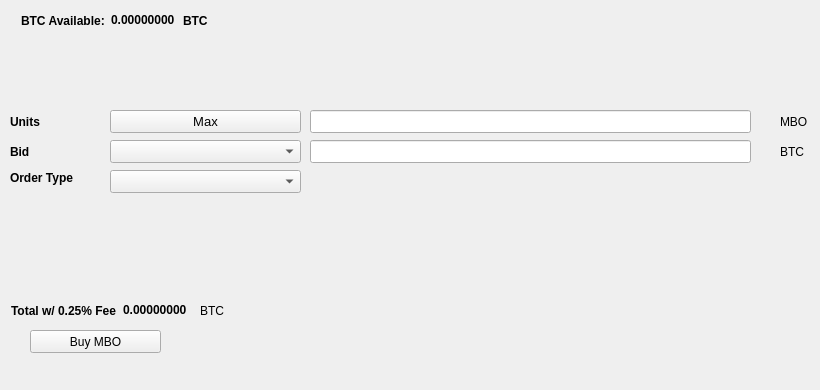
   <widget class="QWidget" name="BuyTab">
    <attribute name="title">
     <string>Buy</string>
    </attribute>
    <widget class="QPushButton" name="BuyMBO">
     <property name="geometry">
      <rect>
       <x>30</x>
       <y>330</y>
       <width>131</width>
       <height>23</height>
      </rect>
     </property>
     <property name="text">
      <string>Buy MBO</string>
     </property>
     <property name="icon">
      <iconset resource="../mobio.qrc">
       <normaloff>:/icons/bitcoin</normaloff>:/icons/bitcoin</iconset>
     </property>
    </widget>
    <widget class="QLabel" name="label_3">
     <property name="geometry">
      <rect>
       <x>10</x>
       <y>110</y>
       <width>46</width>
       <height>23</height>
      </rect>
     </property>
     <property name="font">
      <font>
       <weight>75</weight>
       <bold>true</bold>
      </font>
     </property>
     <property name="text">
      <string>Units</string>
     </property>
    </widget>
    <widget class="QLineEdit" name="UnitsInput">
     <property name="geometry">
      <rect>
       <x>310</x>
       <y>110</y>
       <width>441</width>
       <height>23</height>
      </rect>
     </property>
     <property name="font">
      <font>
       <pointsize>9</pointsize>
       <weight>75</weight>
       <bold>true</bold>
      </font>
     </property>
    </widget>
    <widget class="QLineEdit" name="BuyBidPriceEdit">
     <property name="geometry">
      <rect>
       <x>310</x>
       <y>140</y>
       <width>441</width>
       <height>23</height>
      </rect>
     </property>
     <property name="font">
      <font>
       <pointsize>9</pointsize>
       <weight>75</weight>
       <bold>true</bold>
      </font>
     </property>
    </widget>
    <widget class="QLabel" name="label_4">
     <property name="geometry">
      <rect>
       <x>780</x>
       <y>110</y>
       <width>31</width>
       <height>23</height>
      </rect>
     </property>
     <property name="text">
      <string>MBO</string>
     </property>
    </widget>
    <widget class="QLabel" name="label_5">
     <property name="geometry">
      <rect>
       <x>780</x>
       <y>140</y>
       <width>31</width>
       <height>23</height>
      </rect>
     </property>
     <property name="text">
      <string>BTC</string>
     </property>
    </widget>
    <widget class="QLabel" name="label_6">
     <property name="geometry">
      <rect>
       <x>10</x>
       <y>140</y>
       <width>46</width>
       <height>23</height>
      </rect>
     </property>
     <property name="font">
      <font>
       <weight>75</weight>
       <bold>true</bold>
      </font>
     </property>
     <property name="text">
      <string>Bid</string>
     </property>
    </widget>
    <widget class="QLabel" name="label_7">
     <property name="geometry">
      <rect>
       <x>10</x>
       <y>170</y>
       <width>91</width>
       <height>16</height>
      </rect>
     </property>
     <property name="font">
      <font>
       <weight>75</weight>
       <bold>true</bold>
      </font>
     </property>
     <property name="text">
      <string>Order Type</string>
     </property>
    </widget>
    <widget class="QPushButton" name="Buy_Max_Amount">
     <property name="geometry">
      <rect>
       <x>110</x>
       <y>110</y>
       <width>191</width>
       <height>23</height>
      </rect>
     </property>
     <property name="font">
      <font>
       <pointsize>10</pointsize>
      </font>
     </property>
     <property name="text">
      <string>Max</string>
     </property>
    </widget>
    <widget class="QComboBox" name="BuyBidcomboBox">
     <property name="geometry">
      <rect>
       <x>110</x>
       <y>140</y>
       <width>191</width>
       <height>23</height>
      </rect>
     </property>
     <property name="font">
      <font>
       <pointsize>10</pointsize>
      </font>
     </property>
    </widget>
    <widget class="QComboBox" name="buyOrdertypeCombo">
     <property name="geometry">
      <rect>
       <x>110</x>
       <y>170</y>
       <width>191</width>
       <height>23</height>
      </rect>
     </property>
     <property name="font">
      <font>
       <pointsize>10</pointsize>
      </font>
     </property>
    </widget>
    <widget class="QWidget" name="layoutWidget1">
     <property name="geometry">
      <rect>
       <x>21</x>
       <y>11</y>
       <width>227</width>
       <height>19</height>
      </rect>
     </property>
     <layout class="QHBoxLayout" name="horizontalLayout_3">
      <item>
       <widget class="QLabel" name="label232">
        <property name="font">
         <font>
          <weight>75</weight>
          <bold>true</bold>
         </font>
        </property>
        <property name="text">
         <string>BTC Available:</string>
        </property>
       </widget>
      </item>
      <item>
       <widget class="QLabel" name="BtcAvailableLbl">
        <property name="palette">
         <palette>
          <active>
           <colorrole role="WindowText">
            <brush brushstyle="SolidPattern">
             <color alpha="255">
              <red>0</red>
              <green>0</green>
              <blue>0</blue>
             </color>
            </brush>
           </colorrole>
           <colorrole role="Button">
            <brush brushstyle="SolidPattern">
             <color alpha="255">
              <red>0</red>
              <green>170</green>
              <blue>0</blue>
             </color>
            </brush>
           </colorrole>
           <colorrole role="Light">
            <brush brushstyle="SolidPattern">
             <color alpha="255">
              <red>0</red>
              <green>255</green>
              <blue>0</blue>
             </color>
            </brush>
           </colorrole>
           <colorrole role="Midlight">
            <brush brushstyle="SolidPattern">
             <color alpha="255">
              <red>0</red>
              <green>212</green>
              <blue>0</blue>
             </color>
            </brush>
           </colorrole>
           <colorrole role="Dark">
            <brush brushstyle="SolidPattern">
             <color alpha="255">
              <red>0</red>
              <green>85</green>
              <blue>0</blue>
             </color>
            </brush>
           </colorrole>
           <colorrole role="Mid">
            <brush brushstyle="SolidPattern">
             <color alpha="255">
              <red>0</red>
              <green>113</green>
              <blue>0</blue>
             </color>
            </brush>
           </colorrole>
           <colorrole role="Text">
            <brush brushstyle="SolidPattern">
             <color alpha="255">
              <red>0</red>
              <green>170</green>
              <blue>0</blue>
             </color>
            </brush>
           </colorrole>
           <colorrole role="BrightText">
            <brush brushstyle="SolidPattern">
             <color alpha="255">
              <red>255</red>
              <green>255</green>
              <blue>255</blue>
             </color>
            </brush>
           </colorrole>
           <colorrole role="ButtonText">
            <brush brushstyle="SolidPattern">
             <color alpha="255">
              <red>0</red>
              <green>0</green>
              <blue>0</blue>
             </color>
            </brush>
           </colorrole>
           <colorrole role="Base">
            <brush brushstyle="SolidPattern">
             <color alpha="255">
              <red>255</red>
              <green>255</green>
              <blue>255</blue>
             </color>
            </brush>
           </colorrole>
           <colorrole role="Window">
            <brush brushstyle="SolidPattern">
             <color alpha="255">
              <red>0</red>
              <green>170</green>
              <blue>0</blue>
             </color>
            </brush>
           </colorrole>
           <colorrole role="Shadow">
            <brush brushstyle="SolidPattern">
             <color alpha="255">
              <red>0</red>
              <green>0</green>
              <blue>0</blue>
             </color>
            </brush>
           </colorrole>
           <colorrole role="AlternateBase">
            <brush brushstyle="SolidPattern">
             <color alpha="255">
              <red>127</red>
              <green>212</green>
              <blue>127</blue>
             </color>
            </brush>
           </colorrole>
           <colorrole role="ToolTipBase">
            <brush brushstyle="SolidPattern">
             <color alpha="255">
              <red>255</red>
              <green>255</green>
              <blue>220</blue>
             </color>
            </brush>
           </colorrole>
           <colorrole role="ToolTipText">
            <brush brushstyle="SolidPattern">
             <color alpha="255">
              <red>0</red>
              <green>0</green>
              <blue>0</blue>
             </color>
            </brush>
           </colorrole>
          </active>
          <inactive>
           <colorrole role="WindowText">
            <brush brushstyle="SolidPattern">
             <color alpha="255">
              <red>0</red>
              <green>0</green>
              <blue>0</blue>
             </color>
            </brush>
           </colorrole>
           <colorrole role="Button">
            <brush brushstyle="SolidPattern">
             <color alpha="255">
              <red>0</red>
              <green>170</green>
              <blue>0</blue>
             </color>
            </brush>
           </colorrole>
           <colorrole role="Light">
            <brush brushstyle="SolidPattern">
             <color alpha="255">
              <red>0</red>
              <green>255</green>
              <blue>0</blue>
             </color>
            </brush>
           </colorrole>
           <colorrole role="Midlight">
            <brush brushstyle="SolidPattern">
             <color alpha="255">
              <red>0</red>
              <green>212</green>
              <blue>0</blue>
             </color>
            </brush>
           </colorrole>
           <colorrole role="Dark">
            <brush brushstyle="SolidPattern">
             <color alpha="255">
              <red>0</red>
              <green>85</green>
              <blue>0</blue>
             </color>
            </brush>
           </colorrole>
           <colorrole role="Mid">
            <brush brushstyle="SolidPattern">
             <color alpha="255">
              <red>0</red>
              <green>113</green>
              <blue>0</blue>
             </color>
            </brush>
           </colorrole>
           <colorrole role="Text">
            <brush brushstyle="SolidPattern">
             <color alpha="255">
              <red>0</red>
              <green>170</green>
              <blue>0</blue>
             </color>
            </brush>
           </colorrole>
           <colorrole role="BrightText">
            <brush brushstyle="SolidPattern">
             <color alpha="255">
              <red>255</red>
              <green>255</green>
              <blue>255</blue>
             </color>
            </brush>
           </colorrole>
           <colorrole role="ButtonText">
            <brush brushstyle="SolidPattern">
             <color alpha="255">
              <red>0</red>
              <green>0</green>
              <blue>0</blue>
             </color>
            </brush>
           </colorrole>
           <colorrole role="Base">
            <brush brushstyle="SolidPattern">
             <color alpha="255">
              <red>255</red>
              <green>255</green>
              <blue>255</blue>
             </color>
            </brush>
           </colorrole>
           <colorrole role="Window">
            <brush brushstyle="SolidPattern">
             <color alpha="255">
              <red>0</red>
              <green>170</green>
              <blue>0</blue>
             </color>
            </brush>
           </colorrole>
           <colorrole role="Shadow">
            <brush brushstyle="SolidPattern">
             <color alpha="255">
              <red>0</red>
              <green>0</green>
              <blue>0</blue>
             </color>
            </brush>
           </colorrole>
           <colorrole role="AlternateBase">
            <brush brushstyle="SolidPattern">
             <color alpha="255">
              <red>127</red>
              <green>212</green>
              <blue>127</blue>
             </color>
            </brush>
           </colorrole>
           <colorrole role="ToolTipBase">
            <brush brushstyle="SolidPattern">
             <color alpha="255">
              <red>255</red>
              <green>255</green>
              <blue>220</blue>
             </color>
            </brush>
           </colorrole>
           <colorrole role="ToolTipText">
            <brush brushstyle="SolidPattern">
             <color alpha="255">
              <red>0</red>
              <green>0</green>
              <blue>0</blue>
             </color>
            </brush>
           </colorrole>
          </inactive>
          <disabled>
           <colorrole role="WindowText">
            <brush brushstyle="SolidPattern">
             <color alpha="255">
              <red>0</red>
              <green>85</green>
              <blue>0</blue>
             </color>
            </brush>
           </colorrole>
           <colorrole role="Button">
            <brush brushstyle="SolidPattern">
             <color alpha="255">
              <red>0</red>
              <green>170</green>
              <blue>0</blue>
             </color>
            </brush>
           </colorrole>
           <colorrole role="Light">
            <brush brushstyle="SolidPattern">
             <color alpha="255">
              <red>0</red>
              <green>255</green>
              <blue>0</blue>
             </color>
            </brush>
           </colorrole>
           <colorrole role="Midlight">
            <brush brushstyle="SolidPattern">
             <color alpha="255">
              <red>0</red>
              <green>212</green>
              <blue>0</blue>
             </color>
            </brush>
           </colorrole>
           <colorrole role="Dark">
            <brush brushstyle="SolidPattern">
             <color alpha="255">
              <red>0</red>
              <green>85</green>
              <blue>0</blue>
             </color>
            </brush>
           </colorrole>
           <colorrole role="Mid">
            <brush brushstyle="SolidPattern">
             <color alpha="255">
              <red>0</red>
              <green>113</green>
              <blue>0</blue>
             </color>
            </brush>
           </colorrole>
           <colorrole role="Text">
            <brush brushstyle="SolidPattern">
             <color alpha="255">
              <red>0</red>
              <green>85</green>
              <blue>0</blue>
             </color>
            </brush>
           </colorrole>
           <colorrole role="BrightText">
            <brush brushstyle="SolidPattern">
             <color alpha="255">
              <red>255</red>
              <green>255</green>
              <blue>255</blue>
             </color>
            </brush>
           </colorrole>
           <colorrole role="ButtonText">
            <brush brushstyle="SolidPattern">
             <color alpha="255">
              <red>0</red>
              <green>85</green>
              <blue>0</blue>
             </color>
            </brush>
           </colorrole>
           <colorrole role="Base">
            <brush brushstyle="SolidPattern">
             <color alpha="255">
              <red>0</red>
              <green>170</green>
              <blue>0</blue>
             </color>
            </brush>
           </colorrole>
           <colorrole role="Window">
            <brush brushstyle="SolidPattern">
             <color alpha="255">
              <red>0</red>
              <green>170</green>
              <blue>0</blue>
             </color>
            </brush>
           </colorrole>
           <colorrole role="Shadow">
            <brush brushstyle="SolidPattern">
             <color alpha="255">
              <red>0</red>
              <green>0</green>
              <blue>0</blue>
             </color>
            </brush>
           </colorrole>
           <colorrole role="AlternateBase">
            <brush brushstyle="SolidPattern">
             <color alpha="255">
              <red>0</red>
              <green>170</green>
              <blue>0</blue>
             </color>
            </brush>
           </colorrole>
           <colorrole role="ToolTipBase">
            <brush brushstyle="SolidPattern">
             <color alpha="255">
              <red>255</red>
              <green>255</green>
              <blue>220</blue>
             </color>
            </brush>
           </colorrole>
           <colorrole role="ToolTipText">
            <brush brushstyle="SolidPattern">
             <color alpha="255">
              <red>0</red>
              <green>0</green>
              <blue>0</blue>
             </color>
            </brush>
           </colorrole>
          </disabled>
         </palette>
        </property>
        <property name="font">
         <font>
          <weight>75</weight>
          <bold>true</bold>
         </font>
        </property>
        <property name="text">
         <string>0.00000000</string>
        </property>
        <property name="textInteractionFlags">
         <set>Qt::LinksAccessibleByMouse|Qt::TextSelectableByKeyboard|Qt::TextSelectableByMouse</set>
        </property>
       </widget>
      </item>
      <item>
       <widget class="QLabel" name="BtcAvailableLbl_2">
        <property name="font">
         <font>
          <weight>75</weight>
          <bold>true</bold>
         </font>
        </property>
        <property name="text">
         <string>BTC</string>
        </property>
       </widget>
      </item>
     </layout>
    </widget>
    <widget class="QWidget" name="layoutWidge2">
     <property name="geometry">
      <rect>
       <x>11</x>
       <y>301</y>
       <width>259</width>
       <height>19</height>
      </rect>
     </property>
     <layout class="QHBoxLayout" name="horizontalLayout_4">
      <item>
       <widget class="QLabel" name="label_9">
        <property name="font">
         <font>
          <weight>75</weight>
          <bold>true</bold>
         </font>
        </property>
        <property name="text">
         <string>Total w/ 0.25% Fee</string>
        </property>
       </widget>
      </item>
      <item>
       <widget class="QLabel" name="BuyCostLabel">
        <property name="palette">
         <palette>
          <active>
           <colorrole role="WindowText">
            <brush brushstyle="SolidPattern">
             <color alpha="255">
              <red>0</red>
              <green>0</green>
              <blue>0</blue>
             </color>
            </brush>
           </colorrole>
           <colorrole role="Button">
            <brush brushstyle="SolidPattern">
             <color alpha="255">
              <red>0</red>
              <green>170</green>
              <blue>0</blue>
             </color>
            </brush>
           </colorrole>
           <colorrole role="Light">
            <brush brushstyle="SolidPattern">
             <color alpha="255">
              <red>0</red>
              <green>255</green>
              <blue>0</blue>
             </color>
            </brush>
           </colorrole>
           <colorrole role="Midlight">
            <brush brushstyle="SolidPattern">
             <color alpha="255">
              <red>0</red>
              <green>212</green>
              <blue>0</blue>
             </color>
            </brush>
           </colorrole>
           <colorrole role="Dark">
            <brush brushstyle="SolidPattern">
             <color alpha="255">
              <red>0</red>
              <green>85</green>
              <blue>0</blue>
             </color>
            </brush>
           </colorrole>
           <colorrole role="Mid">
            <brush brushstyle="SolidPattern">
             <color alpha="255">
              <red>0</red>
              <green>113</green>
              <blue>0</blue>
             </color>
            </brush>
           </colorrole>
           <colorrole role="Text">
            <brush brushstyle="SolidPattern">
             <color alpha="255">
              <red>0</red>
              <green>170</green>
              <blue>0</blue>
             </color>
            </brush>
           </colorrole>
           <colorrole role="BrightText">
            <brush brushstyle="SolidPattern">
             <color alpha="255">
              <red>255</red>
              <green>255</green>
              <blue>255</blue>
             </color>
            </brush>
           </colorrole>
           <colorrole role="ButtonText">
            <brush brushstyle="SolidPattern">
             <color alpha="255">
              <red>0</red>
              <green>0</green>
              <blue>0</blue>
             </color>
            </brush>
           </colorrole>
           <colorrole role="Base">
            <brush brushstyle="SolidPattern">
             <color alpha="255">
              <red>255</red>
              <green>255</green>
              <blue>255</blue>
             </color>
            </brush>
           </colorrole>
           <colorrole role="Window">
            <brush brushstyle="SolidPattern">
             <color alpha="255">
              <red>0</red>
              <green>170</green>
              <blue>0</blue>
             </color>
            </brush>
           </colorrole>
           <colorrole role="Shadow">
            <brush brushstyle="SolidPattern">
             <color alpha="255">
              <red>0</red>
              <green>0</green>
              <blue>0</blue>
             </color>
            </brush>
           </colorrole>
           <colorrole role="AlternateBase">
            <brush brushstyle="SolidPattern">
             <color alpha="255">
              <red>127</red>
              <green>212</green>
              <blue>127</blue>
             </color>
            </brush>
           </colorrole>
           <colorrole role="ToolTipBase">
            <brush brushstyle="SolidPattern">
             <color alpha="255">
              <red>255</red>
              <green>255</green>
              <blue>220</blue>
             </color>
            </brush>
           </colorrole>
           <colorrole role="ToolTipText">
            <brush brushstyle="SolidPattern">
             <color alpha="255">
              <red>0</red>
              <green>0</green>
              <blue>0</blue>
             </color>
            </brush>
           </colorrole>
          </active>
          <inactive>
           <colorrole role="WindowText">
            <brush brushstyle="SolidPattern">
             <color alpha="255">
              <red>0</red>
              <green>0</green>
              <blue>0</blue>
             </color>
            </brush>
           </colorrole>
           <colorrole role="Button">
            <brush brushstyle="SolidPattern">
             <color alpha="255">
              <red>0</red>
              <green>170</green>
              <blue>0</blue>
             </color>
            </brush>
           </colorrole>
           <colorrole role="Light">
            <brush brushstyle="SolidPattern">
             <color alpha="255">
              <red>0</red>
              <green>255</green>
              <blue>0</blue>
             </color>
            </brush>
           </colorrole>
           <colorrole role="Midlight">
            <brush brushstyle="SolidPattern">
             <color alpha="255">
              <red>0</red>
              <green>212</green>
              <blue>0</blue>
             </color>
            </brush>
           </colorrole>
           <colorrole role="Dark">
            <brush brushstyle="SolidPattern">
             <color alpha="255">
              <red>0</red>
              <green>85</green>
              <blue>0</blue>
             </color>
            </brush>
           </colorrole>
           <colorrole role="Mid">
            <brush brushstyle="SolidPattern">
             <color alpha="255">
              <red>0</red>
              <green>113</green>
              <blue>0</blue>
             </color>
            </brush>
           </colorrole>
           <colorrole role="Text">
            <brush brushstyle="SolidPattern">
             <color alpha="255">
              <red>0</red>
              <green>170</green>
              <blue>0</blue>
             </color>
            </brush>
           </colorrole>
           <colorrole role="BrightText">
            <brush brushstyle="SolidPattern">
             <color alpha="255">
              <red>255</red>
              <green>255</green>
              <blue>255</blue>
             </color>
            </brush>
           </colorrole>
           <colorrole role="ButtonText">
            <brush brushstyle="SolidPattern">
             <color alpha="255">
              <red>0</red>
              <green>0</green>
              <blue>0</blue>
             </color>
            </brush>
           </colorrole>
           <colorrole role="Base">
            <brush brushstyle="SolidPattern">
             <color alpha="255">
              <red>255</red>
              <green>255</green>
              <blue>255</blue>
             </color>
            </brush>
           </colorrole>
           <colorrole role="Window">
            <brush brushstyle="SolidPattern">
             <color alpha="255">
              <red>0</red>
              <green>170</green>
              <blue>0</blue>
             </color>
            </brush>
           </colorrole>
           <colorrole role="Shadow">
            <brush brushstyle="SolidPattern">
             <color alpha="255">
              <red>0</red>
              <green>0</green>
              <blue>0</blue>
             </color>
            </brush>
           </colorrole>
           <colorrole role="AlternateBase">
            <brush brushstyle="SolidPattern">
             <color alpha="255">
              <red>127</red>
              <green>212</green>
              <blue>127</blue>
             </color>
            </brush>
           </colorrole>
           <colorrole role="ToolTipBase">
            <brush brushstyle="SolidPattern">
             <color alpha="255">
              <red>255</red>
              <green>255</green>
              <blue>220</blue>
             </color>
            </brush>
           </colorrole>
           <colorrole role="ToolTipText">
            <brush brushstyle="SolidPattern">
             <color alpha="255">
              <red>0</red>
              <green>0</green>
              <blue>0</blue>
             </color>
            </brush>
           </colorrole>
          </inactive>
          <disabled>
           <colorrole role="WindowText">
            <brush brushstyle="SolidPattern">
             <color alpha="255">
              <red>0</red>
              <green>85</green>
              <blue>0</blue>
             </color>
            </brush>
           </colorrole>
           <colorrole role="Button">
            <brush brushstyle="SolidPattern">
             <color alpha="255">
              <red>0</red>
              <green>170</green>
              <blue>0</blue>
             </color>
            </brush>
           </colorrole>
           <colorrole role="Light">
            <brush brushstyle="SolidPattern">
             <color alpha="255">
              <red>0</red>
              <green>255</green>
              <blue>0</blue>
             </color>
            </brush>
           </colorrole>
           <colorrole role="Midlight">
            <brush brushstyle="SolidPattern">
             <color alpha="255">
              <red>0</red>
              <green>212</green>
              <blue>0</blue>
             </color>
            </brush>
           </colorrole>
           <colorrole role="Dark">
            <brush brushstyle="SolidPattern">
             <color alpha="255">
              <red>0</red>
              <green>85</green>
              <blue>0</blue>
             </color>
            </brush>
           </colorrole>
           <colorrole role="Mid">
            <brush brushstyle="SolidPattern">
             <color alpha="255">
              <red>0</red>
              <green>113</green>
              <blue>0</blue>
             </color>
            </brush>
           </colorrole>
           <colorrole role="Text">
            <brush brushstyle="SolidPattern">
             <color alpha="255">
              <red>0</red>
              <green>85</green>
              <blue>0</blue>
             </color>
            </brush>
           </colorrole>
           <colorrole role="BrightText">
            <brush brushstyle="SolidPattern">
             <color alpha="255">
              <red>255</red>
              <green>255</green>
              <blue>255</blue>
             </color>
            </brush>
           </colorrole>
           <colorrole role="ButtonText">
            <brush brushstyle="SolidPattern">
             <color alpha="255">
              <red>0</red>
              <green>85</green>
              <blue>0</blue>
             </color>
            </brush>
           </colorrole>
           <colorrole role="Base">
            <brush brushstyle="SolidPattern">
             <color alpha="255">
              <red>0</red>
              <green>170</green>
              <blue>0</blue>
             </color>
            </brush>
           </colorrole>
           <colorrole role="Window">
            <brush brushstyle="SolidPattern">
             <color alpha="255">
              <red>0</red>
              <green>170</green>
              <blue>0</blue>
             </color>
            </brush>
           </colorrole>
           <colorrole role="Shadow">
            <brush brushstyle="SolidPattern">
             <color alpha="255">
              <red>0</red>
              <green>0</green>
              <blue>0</blue>
             </color>
            </brush>
           </colorrole>
           <colorrole role="AlternateBase">
            <brush brushstyle="SolidPattern">
             <color alpha="255">
              <red>0</red>
              <green>170</green>
              <blue>0</blue>
             </color>
            </brush>
           </colorrole>
           <colorrole role="ToolTipBase">
            <brush brushstyle="SolidPattern">
             <color alpha="255">
              <red>255</red>
              <green>255</green>
              <blue>220</blue>
             </color>
            </brush>
           </colorrole>
           <colorrole role="ToolTipText">
            <brush brushstyle="SolidPattern">
             <color alpha="255">
              <red>0</red>
              <green>0</green>
              <blue>0</blue>
             </color>
            </brush>
           </colorrole>
          </disabled>
         </palette>
        </property>
        <property name="font">
         <font>
          <weight>75</weight>
          <bold>true</bold>
         </font>
        </property>
        <property name="autoFillBackground">
         <bool>false</bool>
        </property>
        <property name="text">
         <string>0.00000000</string>
        </property>
        <property name="textInteractionFlags">
         <set>Qt::LinksAccessibleByMouse|Qt::TextSelectableByMouse</set>
        </property>
       </widget>
      </item>
      <item>
       <widget class="QLabel" name="label_10">
        <property name="font">
         <font>
          <weight>50</weight>
          <bold>false</bold>
         </font>
        </property>
        <property name="text">
         <string>BTC</string>
        </property>
       </widget>
      </item>
     </layout>
    </widget>
    <widget class="QLabel" name="label_24">
     <property name="geometry">
      <rect>
       <x>460</x>
       <y>300</y>
       <width>281</width>
       <height>81</height>
      </rect>
     </property>
     <property name="text">
      <string/>
     </property>
     <property name="pixmap">
      <pixmap>:/images/bittrex</pixmap>
     </property>
    </widget>
   </widget>
